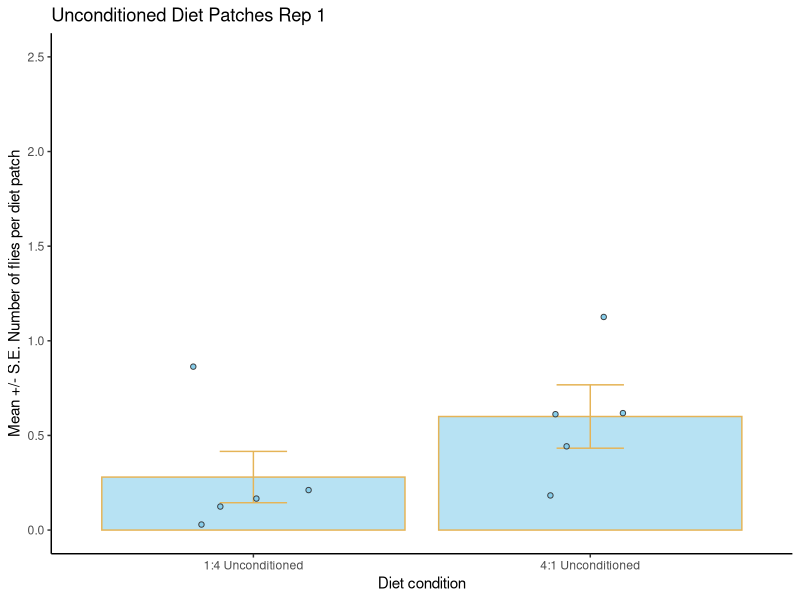

Write the R code that produced this figure. (Note: this script raises an error after producing the figure.)
#### INSTALL PACKAGES 
library(tidyverse)
library(readxl)
library(patchwork)


## Import Data
unconditioned_diets_rep1 <- read_excel("data/not_conditioned.xlsx")

## Making the data long 
unconditioned_diets_rep1_long <- unconditioned_diets_rep1 %>% 
  pivot_longer(cols = ("4:1 Unconditioned":"1:4 Unconditioned"), names_to = "diet", values_to = "fly_numbers")

## Summarising the data; mean, sd, se
unconditioned_diets_rep1_summary <- unconditioned_diets_rep1_long  %>%  
  group_by(diet) %>% 
  summarise(mean = mean(fly_numbers),
            sd = sd(fly_numbers),
            n = n(),
            se = sd/sqrt(n))

## Visualising the data
# creating a boxplot with the data that has been summarised
unconditioned_diets_rep1_plot <- unconditioned_diets_rep1_summary  %>% 
  ggplot(aes(x = diet, y = mean))+
  geom_bar(stat = "identity",
           fill = "skyblue",
           colour = "#E5B457",
           alpha = 0.6)+
  geom_errorbar(aes(ymin = mean-se, ymax = mean+se), 
                colour = "#E5B457",
                width = 0.2)+
  geom_jitter(data = unconditioned_diets_rep1_long ,
              aes(x = diet,
                  y = fly_numbers),
              fill = "skyblue",
              colour = "#3a3c3d",
              width = 0.2,
              shape = 21)+
  ylim(0.0, 2.5)+
  labs(x = "Diet condition",
       y = "Mean +/- S.E. Number of flies per diet patch",
       title = "Unconditioned Diet Patches Rep 1")+
  theme_classic() 

## Combining the two plots 
conditioned_notconditioned_treatments <- conditioned_diets_rep1_plot + unconditioned_diets_rep1_plot
 
 # Saving the plots to a plots file
# not conditioned plot
ggsave("plots/not_conditioned_plot.png", dpi=300)
# a patchwork of male conditioned and not conditioned plot
ggsave("plots/conditionedandnot_plot.png", dpi=300)
 
 
